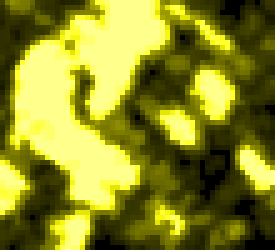
#> input picture Python-PIL/Cuted/bmp24.bmp, 55 x 50 px (shown 5 times larger)
$ python getdataimage.py
#> lines starting #> are read from the running program, lines starting #| are printed output that depends on the picture
from PIL import Image

#BMP
im = Image.open('Cuted/bmp24.bmp')
#> im is the input picture: PIL image 55x50 RGB; mean R, G, B 137.8, 137.8, 37.2
pixel_bmp = list(im.getdata())
#> pixel_bmp = 2750 items, first 6: (64, 64, 0), (115, 115, 0), (140, 140, 0), (130, 130, 0), (120, 120, 0), (120, 120, 0)

#PNG
im1 = Image.open('Cuted/png32.png')
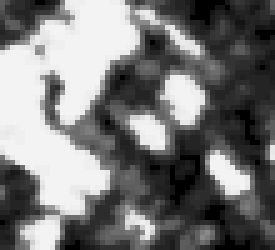
#> input picture Python-PIL/Cuted/png32.png, 55 x 50 px (shown 5 times larger)
#> im1 is the input picture: PIL image 55x50 RGBA; mean R, G, B, A 119.2, 119.2, 119.2, 255
pixel_pnggs_32 = list(im1.getdata())
#> pixel_pnggs_32 = 2750 items, first 6: (93, 93, 93, 255), (77, 77, 77, 255), (52, 52, 52, 255), (44, 44, 44, 255), (44, 44, 44, 255), (36, 36, 36, 255)

#PNG
im2 = Image.open('Cuted/png256.png')
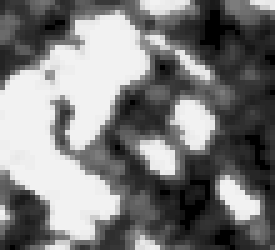
#> input picture Python-PIL/Cuted/png256.png, 55 x 50 px (shown 5 times larger)
#> im2 is the input picture: PIL image 55x50 RGBA; mean R, G, B, A 124.2, 124.2, 124.2, 255
pixel_pnggs_256 = list(im1.getdata())
#> pixel_pnggs_256 has the same summary as pixel_pnggs_32

#PNG
im2 = Image.open('Cuted/pngcolor.png')
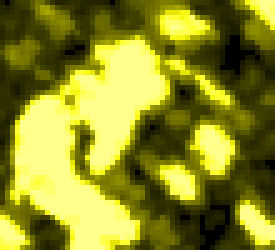
#> input picture Python-PIL/Cuted/pngcolor.png, 55 x 50 px (shown 5 times larger)
#> im2 is the input picture: PIL image 55x50 RGBA; mean R, G, B, A 140.2, 140.2, 37.3, 255
pixel_png_color = list(im1.getdata())
#> pixel_png_color has the same summary as pixel_pnggs_32

imcolor = Image.open('Original/bmp0000.bmp').getcolors()
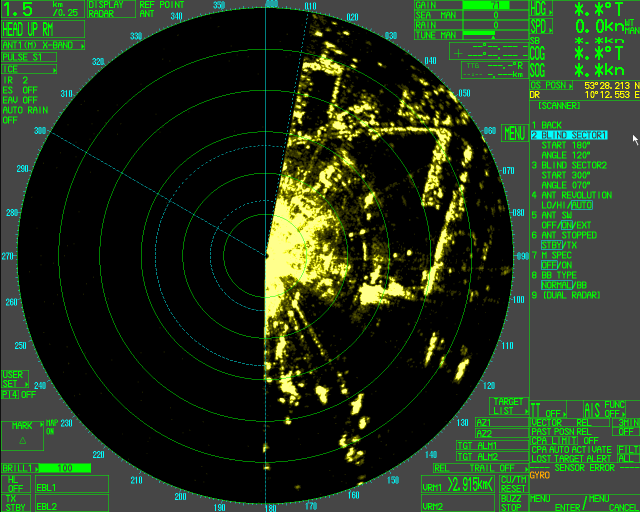
#> input picture Python-PIL/Original/bmp0000.bmp, 1280 x 1024 px (shown at 1/2 size)
#> imcolor = 39 items
print("Listed Colors in BMPFarben Original: ")

for x in imcolor:
    print(x)
#> this loop made 39 passes
#> x on passes 1 to 12: (3188, (255, 255, 50)), (5859, (32, 32, 0)), (2847, (247, 247, 20)), (1219, (255, 255, 0)), (82, (255, 255, 255)), (2674, (125, 125, 0)), (2720, (115, 115, 0)), (2931, (105, 105, 0)), (3444, (61, 61, 0)), (3703, (55, 55, 0)), (4313, (49, 49, 0)), (4299, (43, 43, 0))
#| (3188, (255, 255, 50))
#| (5859, (32, 32, 0))
#| (2847, (247, 247, 20))
#| (1219, (255, 255, 0))
#| (82, (255, 255, 255))
#| (2674, (125, 125, 0))
#| (2720, (115, 115, 0))
#| (2931, (105, 105, 0))
#> (further printed lines are left out)

print("\n")
print("Anzahl der Farben im Bild: ")
print(len(imcolor))
#| 39


# NOTE  Messwerte Cuted Images *nur die Schwarz-Gelb Bereich wird genommen.
#       BMP    Color       32 Farben
#       PNG32  Grayscale   27 Farben ==>>>>>>> !WARNUNG
#       PNG256 Grayscale   32 Farben
#       PNG    Color       32 Farben
# NOTE  Messwerte Original Images
#       BMP    Color       39 Farben
#       PNG32  Grayscale   33 Farben ==>>>>>>> !WARNUNG
#       PNG256 Grayscale   39 Farben
#       PNG    Color       39 Farben

""" !TODO 32 von 39 Farben rausnehmen
-> den Rest ausblenden """
